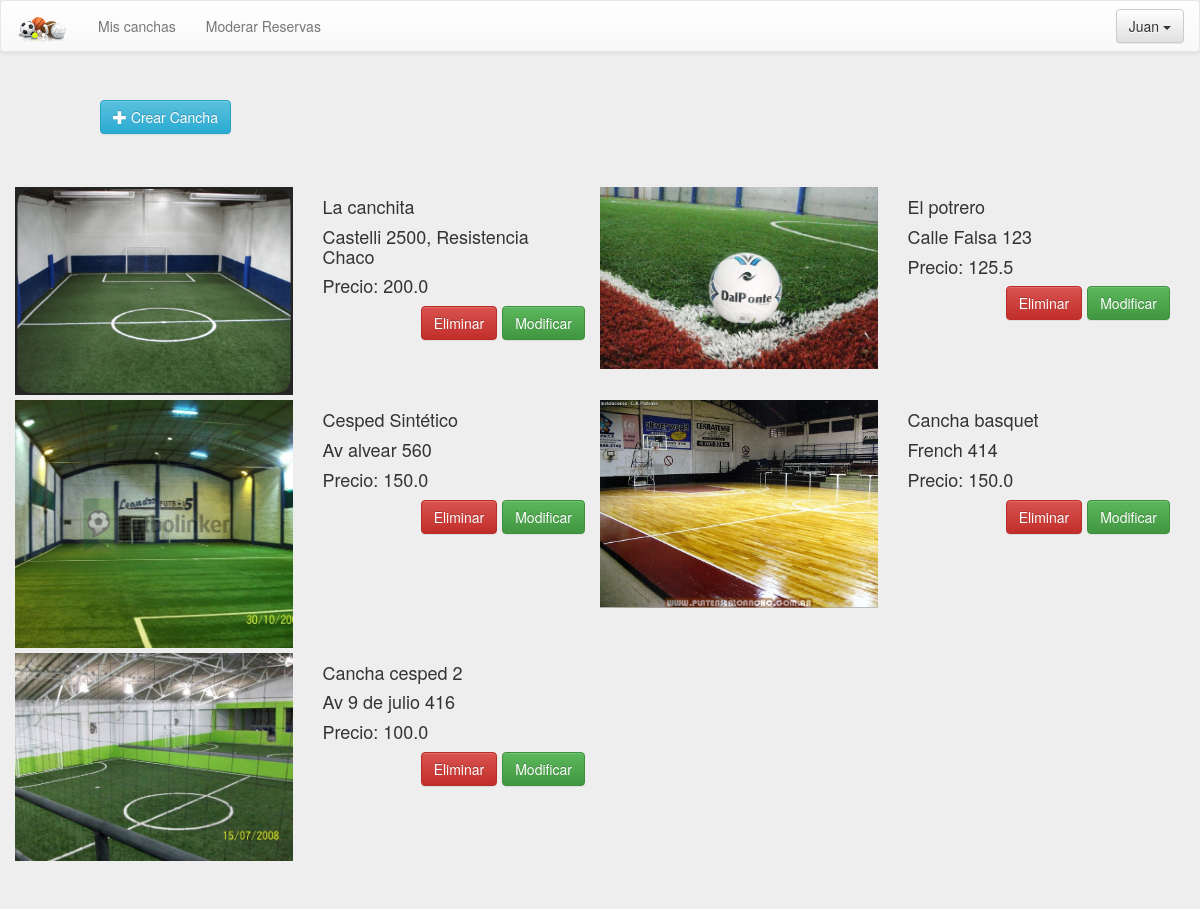
The page /miscanchas/ (signed in) on the database as committed earlier.
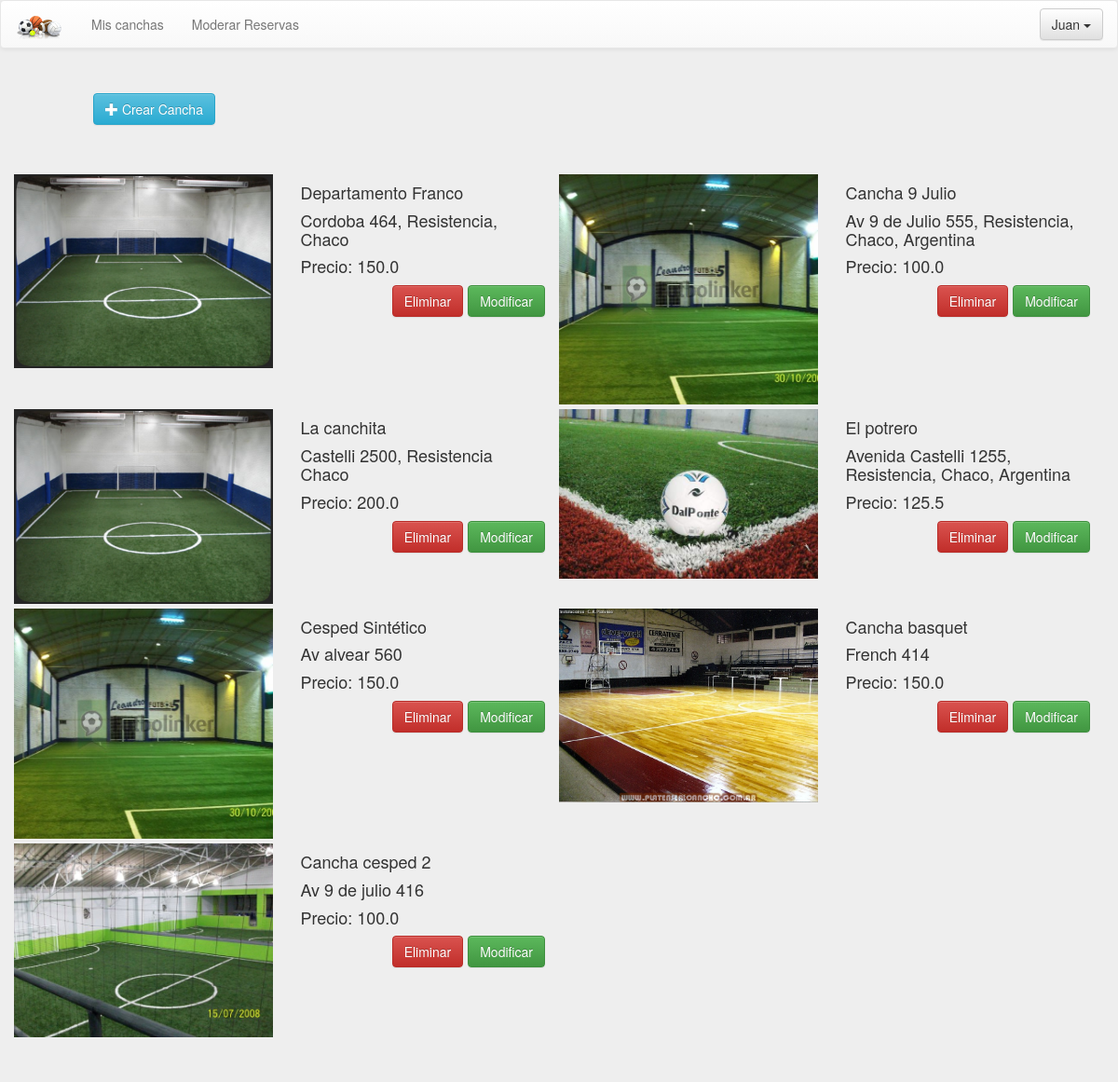
The same page on the database as committed later.
### website/models.py (models this page shows, shortened)
class Cancha(models.Model):
	hora_opciones=(
		('0','00.00 hs'), ('1','01.00 hs'), ('2','02.00 hs'),
		('3','03.00 hs'), ('4','04.00 hs'), ('5','05.00 hs'),
		('6','06.00 hs'), ('7','07.00 hs'), ('8','08.00 hs'),
		('9','09.00 hs'), ('10','10.00 hs'), ('11','11.00 hs'),
		('12','12.00 hs'), ('13','13.00 hs'), ('14','14.00 hs'),
		('15','15.00 hs'), ('16','16.00 hs'), ('17','17.00 hs'),
		('18','18.00 hs'), ('19','19.00 hs'), ('20','20.00 hs'),
		('21','21.00 hs'), ('22','22.00 hs'), ('23','23.00 hs'),
	)
	nombre = models.CharField(max_length=50)
	direccion = models.CharField(max_length=100)
	latitud = models.FloatField(null=True, blank=True)
	longitud = models.FloatField(null=True, blank=True)
	hora_comienzo_atencion = models.CharField(max_length=4,choices=hora_opciones)
	hora_fin_atencion = models.CharField(max_length=4,choices=hora_opciones)
	precio_por_turno = models.FloatField()
	imagen =  models.ImageField(upload_to='canchas', verbose_name='Imágen')
	deporte = models.ForeignKey(Deporte)
	duenio = models.ForeignKey(User)

### website/views.py (the view)
# urls.py: url(r'^miscanchas/$', 'website.views.mis_canchas'),
@login_required(login_url='/login/')
@user_passes_test(is_propiertario)
def mis_canchas(request):
	user = request.user
	canchas = Cancha.objects.filter(duenio=user).order_by('-id')
	return render_to_response('list_canchas_propietario.html',
		{'results': canchas,
		'user': user,
		'today': datetime.now()},
		context_instance=RequestContext(request))

### website/views.py (called while the page is built)
def is_propiertario(user):
    return user.groups.filter(name='Propietarios').exists()

### website/templates/list_canchas_propietario.html (shortened to what this page needs)
{% extends "list.html" %}
{% block search %}
<div class="jumbotron center" style="padding-bottom: 0;" >
		<a class="btn btn-info col-xs-offset-1" href="/cancha/crearcancha/"><span class="glyphicon glyphicon-plus"></span> Crear Cancha</a>
</div>
{% endblock search %}
{% block buttons_cancha %}
<a class="btn btn-success reservar" href="/cancha/modificar/{{result.pk}}">Modificar</a>
<form id="form_eliminar_{{result.pk}}" role="form" action="/cancha/eliminar/" method="post">
	<button class="btn btn-danger reservar" style="margin-right: 5px;" type="submit">Eliminar</button>
</form>
{% endblock buttons_cancha %}

### website/templates/list.html (shortened to what this page needs)
{% extends "base.html" %}
{% block head %}
<link rel="stylesheet" href="{{ STATIC_URL }}css/list.css">
{% endblock head%}
{% block body %}
{% block search %}{% endblock search %}
<div class="jumbotron center">
	<div class="container">
		{% if results%}
		<div class="row">
		{% for result in results %}
			<div class="col-md-6 itemList">
				<div class="col-md-6 element" >
					<img src="{{ result.imagen.url }}">
				</div>
				<div class="col-md-6">
					<h4>{{result.nombre}}</h4>
					<h4>{{result.direccion}}</h4>
					<h4>Precio: {{result.precio_por_turno}}</h4>
					{% block buttons_cancha %}
					{% endblock buttons_cancha %}
				</div>
			</div>
			{% if forloop.counter|divisibleby:2 %}
			</div>
                    <div class="row">
                        {% endif %}
                        {% endfor %}
        </div>
		{% else %}
			<h1 style="text-align: center;">Lo sentimos, no hay nada aquí</h1>
		{%endif%}
	</div>
</div>
{% endblock body %}

Rows that differ between the two databases and show on the page:
added Cancha: imagen (picture), nombre "Departamento Franco", direccion "Cordoba 464, Resistencia, Chaco", precio_por_turno "150.0"
added Cancha: imagen (picture), nombre "Cancha 9 Julio", direccion "Av 9 de Julio 555, Resistencia, Chaco, Argentina", precio_por_turno "100.0"
changed Cancha "El potrero": direccion "Calle Falsa 123" → "Avenida Castelli 1255, Resistencia, Chaco, Argentina"
